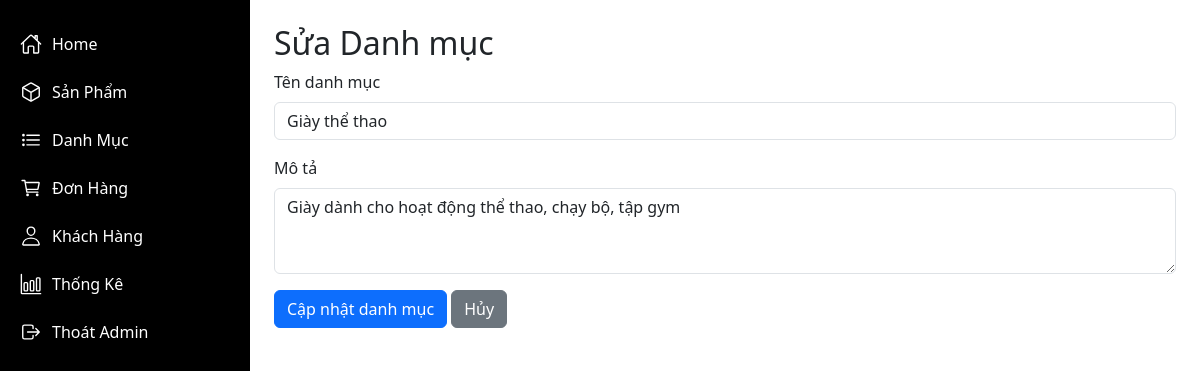
/index.php?action=edit_category&id=1 (signed in), run on the app's committed database.
### tables this page shows
CREATE TABLE `categories` (
  `category_id` int NOT NULL,
  `name` varchar(50) NOT NULL,
  `description` text
);

### app/core/Database.php (called while the page is built, shortened)
<?php
class Database {
    private $conn;
    public function __construct() {
        $this->host = getenv('DB_HOST') ?: 'localhost';
        $this->db_name = getenv('DB_NAME') ?: 'duan1';
        $this->username = getenv('DB_USER') ?: 'root';
        $this->password = getenv('DB_PASS') ?: '';
        try {
            $this->conn = new \PDO(
                "mysql:host=$this->host;dbname=$this->db_name;charset=utf8",
                $this->username,
                $this->password
            );
            $this->conn->setAttribute(\PDO::ATTR_ERRMODE, \PDO::ERRMODE_EXCEPTION);
        } catch (\PDOException $e) {
            die("Kết nối thất bại: " . $e->getMessage());
        }
    }
    public function getConnection() {
        return $this->conn;
    }
}

### app/models/CategoryModel.php (called while the page is built, shortened)
<?php
class CategoryModel {
    private $conn;
    public function __construct() {
        $database = new Database();
        $this->conn = $database->getConnection();
    }
    public function getCategoryById($id) {
        $query = "SELECT * FROM categories WHERE category_id = :id";
        $stmt = $this->conn->prepare($query);
        $stmt->bindParam(':id', $id, \PDO::PARAM_INT);
        $stmt->execute();
        return $stmt->fetch(\PDO::FETCH_ASSOC);
    }
}

### app/controllers/AdminCategoryController.php (called while the page is built, shortened)
<?php
class AdminCategoryController {
    private $categoryModel;
    public function __construct() {
        $this->categoryModel = new CategoryModel();
    }
    public function edit($id) {
        $category = $this->categoryModel->getCategoryById($id);
        return $category;
    }
}

### app/views/admin/categories/edit.php (the view, shortened to what this page needs)
<!DOCTYPE html>
<html lang="vi">
<head>
    <link href="https://cdn.jsdelivr.net/npm/bootstrap@5.3.0/dist/css/bootstrap.min.css" rel="stylesheet">
</head>
<body class="d-flex">
    <div class="sidebar d-flex flex-column">
        <a href="/index.php?action=dashboard"><ion-icon name="home-outline"></ion-icon> Home</a>
        <a href="/index.php?action=products"><ion-icon name="cube-outline"></ion-icon> Sản Phẩm</a>
        <a href="/index.php?action=categories"><ion-icon name="list-outline"></ion-icon> Danh Mục</a>
        <a href="/index.php?action=orders"><ion-icon name="cart-outline"></ion-icon> Đơn Hàng</a>
        <a href="/index.php?action=users"><ion-icon name="person-outline"></ion-icon> Khách Hàng</a>
        <a href="/index.php?action=reports"><ion-icon name="bar-chart-outline"></ion-icon> Thống Kê</a>
        <a href="/logout"><ion-icon name="log-out-outline"></ion-icon> Thoát Admin</a>
    </div>
    <div class="flex-grow-1 p-4">
        <h2>Sửa Danh mục</h2>
        <form method="POST">
            <div class="mb-3">
                <label for="name" class="form-label">Tên danh mục</label>
                <input type="text" class="form-control" id="name" name="name" value="<?php echo htmlspecialchars($category['name']); ?>" required>
            </div>
            <div class="mb-3">
                <label for="description" class="form-label">Mô tả</label>
                <textarea class="form-control" id="description" name="description" rows="3"><?php echo htmlspecialchars($category['description']); ?></textarea>
            </div>
            <button type="submit" class="btn btn-primary">Cập nhật danh mục</button>
            <a href="/index.php?action=categories" class="btn btn-secondary">Hủy</a>
        </form>
    </div>
</body>
</html>

### app/views/admin/categories/edit.php (style rules this page uses)
body { height: 100vh; }
.sidebar { width: 250px; height: 100%; background-color: black; padding-top: 20px; }
.sidebar a { color: white; text-decoration: none; padding: 12px 20px; display: flex; align-items: center; }
.sidebar a ion-icon { font-size: 22px; margin-right: 10px; }

### data on the page
categories: name "Giày thể thao", description "Giày dành cho hoạt động thể thao, chạy bộ, tập gym"
